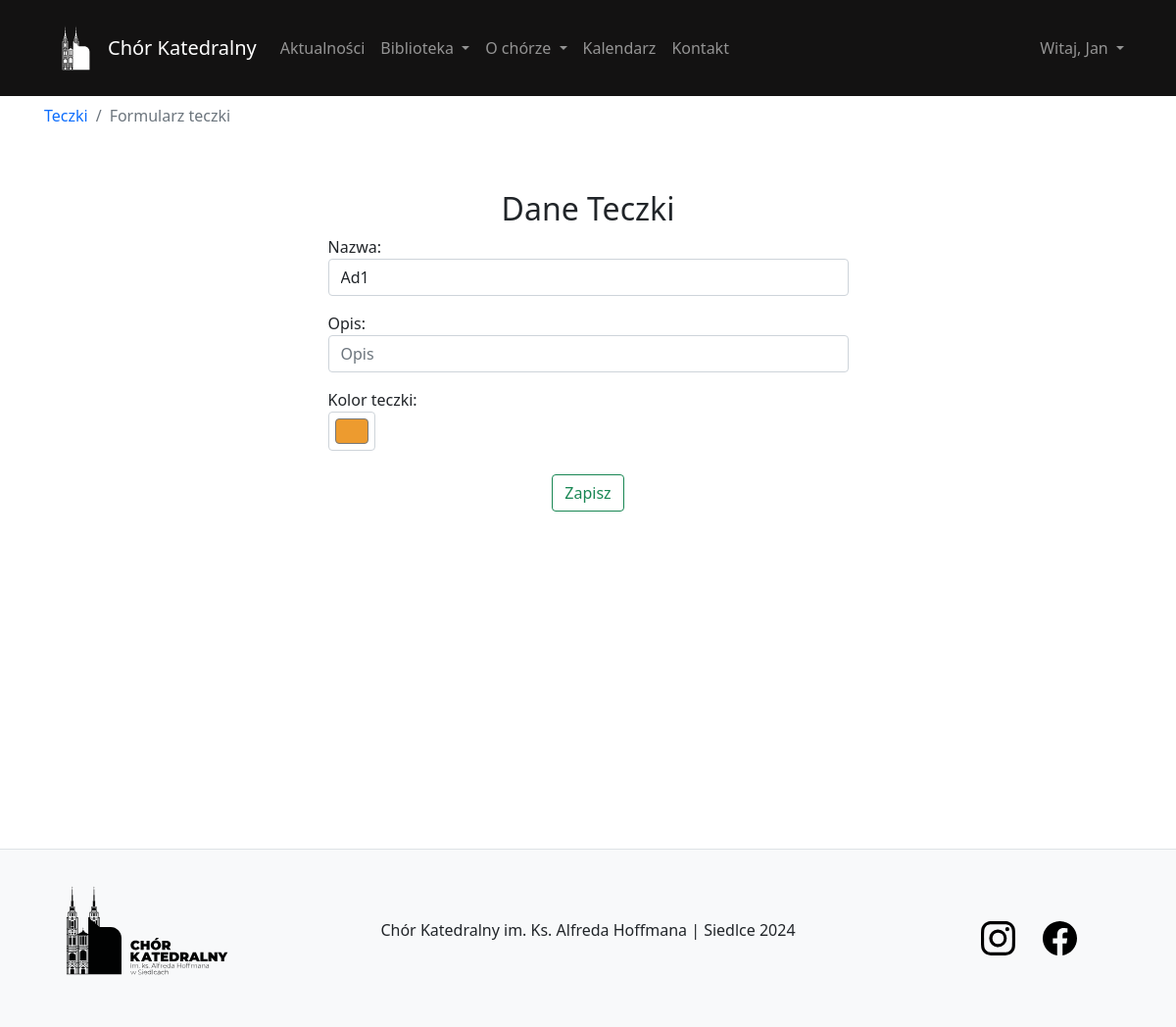
Screenshot of /folder/edit/44/ (signed in) with the database file from the repository.
### user/models.py (models this page shows, shortened)
class User(AbstractBaseUser, PermissionsMixin):
    email = models.EmailField(unique=True)
    name = models.CharField(max_length=30)
    surname = models.CharField(max_length=30)
    voice_type = models.CharField(max_length=10, default='guest')
    last_activity = models.DateTimeField(null=True, blank=True)
    is_staff = models.BooleanField(default=False)
    is_active = models.BooleanField(default=True)
    date_joined = models.DateTimeField(default=timezone.now)
    objects = CustomUserManager()
    USERNAME_FIELD = 'email'
    REQUIRED_FIELDS = ['name', 'surname']

### folder/models.py (models this page shows, shortened)
class Folder(models.Model):
    name = models.CharField('name', max_length=45, unique=True)
    note = models.CharField('note', max_length=250, null=True, blank=True) # Может быть нулём + можно ничего не вписывать в форме
    colour = models.CharField('colour', max_length=25, null=True, blank=True)
    date_joined = models.DateTimeField(default=timezone.now)
    class Meta:
        verbose_name = 'Folder'
        verbose_name_plural = 'Folders'

### folder/views.py (the view)
# urls.py: path('edit/<int:pk>/', views.editFolder, name='editFolder'),
@permission_required('folder.add_folder', raise_exception=True)
@permission_required('folder.change_folder', raise_exception=True)
def editFolder(request, pk=None):
    if pk:
        folder = get_object_or_404(Folder, pk=pk)
        action = 'update'
    else:
        folder = None
        action = 'add'
    if request.method == 'POST':
        form = FolderForm(request.POST, instance=folder)
        if form.is_valid():
            new_folder = form.save()
            if action == 'add':
                messages.success(request, f'Teczka {new_folder.name} została pomyślnie dodana do biblioteki.')
            else:
                messages.success(request, f'Teczka {new_folder.name} została pomyślnie zaktualizowana.')
            return redirect('listFolder')
        else:
            messages.error(request, 'Coś poszło nie tak')
    else:
        form = FolderForm(instance=folder)
    return render(request, 'folder/folderForm.html', {'form': form})

### folder/forms.py
class FolderForm(forms.ModelForm):
    class Meta:
        model = Folder
        fields = ['name', 'note', 'colour']
        labels = {
                    'name': 'Nazwa',
                    'note': 'Opis',
                    'colour': 'Kolor teczki',
                }
        widgets = {
            'name': TextInput(attrs={
                'class': 'form-control',
                'placeholder': 'Czerwona teczka'
            }),
            'note': TextInput(attrs={
                'class': 'form-control',
                'placeholder': 'Opis'
            }),
            'colour': TextInput(attrs={
                'type' : 'color',
                'class': 'form-control form-control-color',
                'placeholder': 'Kolor teczki'
            }),
        }

### library/context_processors.py (called while the page is built)
def current_time(request):
    now = timezone.now()
    return {
        'current_year': now.year,
        'current_month': now.month,
    }

### folder/templates/folder/folderForm.html (shortened to what this page needs)
{% extends 'content/template.html' %}
{% load static %}
{% block body %}
<div class="pt-2">
    <nav aria-label="breadcrumb">
        <ol class="breadcrumb">
            <li class="breadcrumb-item"><a href="{% url 'listFolder' %}">Teczki</a></li>
            <li class="breadcrumb-item active" aria-current="page">Formularz teczki</li>
        </ol>
    </nav>
</div>
<div class="container">
    <div class="row justify-content-center">
        <div class="col-lg-6 col-md-8 col-sm-10 col-12">
            <h2 class="mt-5 text-center">Dane Teczki</h2>
            <form method="post">
                {{ form.as_p }}
                <div class="text-center">
                    <button type="submit" class="btn btn-outline-success mt-2">Zapisz</button>
                </div>
            </form>
        </div>
    </div>
</div>
{% endblock %}

### content/templates/content/template.html (shortened to what this page needs)
{% load static %}
<!DOCTYPE html>
<html lang="en">
<head>
    <link href="https://cdn.jsdelivr.net/npm/bootstrap@5.0.2/dist/css/bootstrap.min.css" rel="stylesheet">
    <link rel="stylesheet" href="https://cdnjs.cloudflare.com/ajax/libs/toastr.js/latest/toastr.min.css">
    <link rel="stylesheet" href="{% static 'content/css/main.css' %}">
    <link rel="stylesheet" href="{% static 'content/css/scss.scss' %}">
</head>
<body class="body-bg">
    <div class="overlay">
        <nav class="navbar navbar-dark navbar-expand-lg bg-dark sticky-top">
            <div class="container main-container">
                <img class="m-0 p-0" src="{% static 'content/img/logo_light.svg' %}" width="65px" alt="Chór Katedralny">
                <a class="navbar-brand text-center" href="/">
                    Chór Katedralny
                </a>
                <div class="collapse navbar-collapse" id="navbarTogglerDemo03">
                    <ul class="navbar-nav me-auto mb-2 mb-lg-0">
                        <li class="nav-item">
                            <a class="nav-link" href="{% url 'listNews' %}">Aktualności</a>
                        </li>
                        {% if user.is_authenticated %}
                        <li class="nav-item dropdown">
                            <a class="nav-link dropdown-toggle" href="#" id="navbarDarkDropdownMenuLink" role="button"
                               data-bs-toggle="dropdown" aria-expanded="false">
                                Biblioteka
                            </a>
                        </li>
                        {% else %}
                        <li class="nav-item">
                            <a class="nav-link" href="{% url 'listComposition' %}">Biblioteka</a>
                        </li>
                        {% endif %}
                        <ul class="navbar-nav">
                            <li class="nav-item dropdown">
                                <a class="nav-link dropdown-toggle" href="#" id="navbarDarkDropdownMenuLink" role="button"
                                   data-bs-toggle="dropdown" aria-expanded="false">
                                    O chórze
                                </a>
                            </li>
                        </ul>
                        <li class="nav-item">
                            {% if current_year and current_month %}
                            <a class="nav-link" href="{% url 'calendar' current_year current_month %}">Kalendarz</a>
                            {% else %}
                                <a class="nav-link" href="#">Kalendarz</a>
                            {% endif %}
                        </li>
                        <li class="nav-item">
                            <a class="nav-link" href="{% url 'contact' %}">Kontakt</a>
                        </li>
                    </ul>
                    {% if user.is_authenticated %}
                        <ul class="navbar-nav">
                            <li class="nav-item dropdown">
                                <a class="nav-link dropdown-toggle" href="#" id="navbarDarkDropdownMenuLink" role="button"
                                   data-bs-toggle="dropdown" aria-expanded="false">
                                   Witaj, {{ user.name }}
                                </a>
                            </li>
                        </ul>
                    {% else %}
                        <a class="btn btn-success" href="{% url 'signIn' %}" role="button">Zaloguj</a>
                    {% endif %}
                </div>
            </div>
        </nav>
        <div class="container main-container align-items-center" style="min-height: 90vh; width: 100%">
            <div class="toast-container position-fixed bottom-0 end-0 p-3" style="z-index: 11">
            </div>
            {% block body %}
            {% endblock %}
        </div>
        {% include 'content/footer.html' %}
    </div>
</body>
</html>

### content/static/content/css/main.css (style rules this page uses)
.main-container { margin-right: auto; margin-left: auto; padding-right: 15px; padding-left: 15px; }
.sticky-top { position: sticky; top: 0; scroll-padding-top: 108px; }
a { text-decoration: none; }

### content/templates/content/template.html (style rules this page uses)
.bg-dark { background-color: rgb(19, 18, 18) !important; }

### rows the page displays
User: name "Jan"
Folder: name "Ad1", colour "#ed9b2f"
